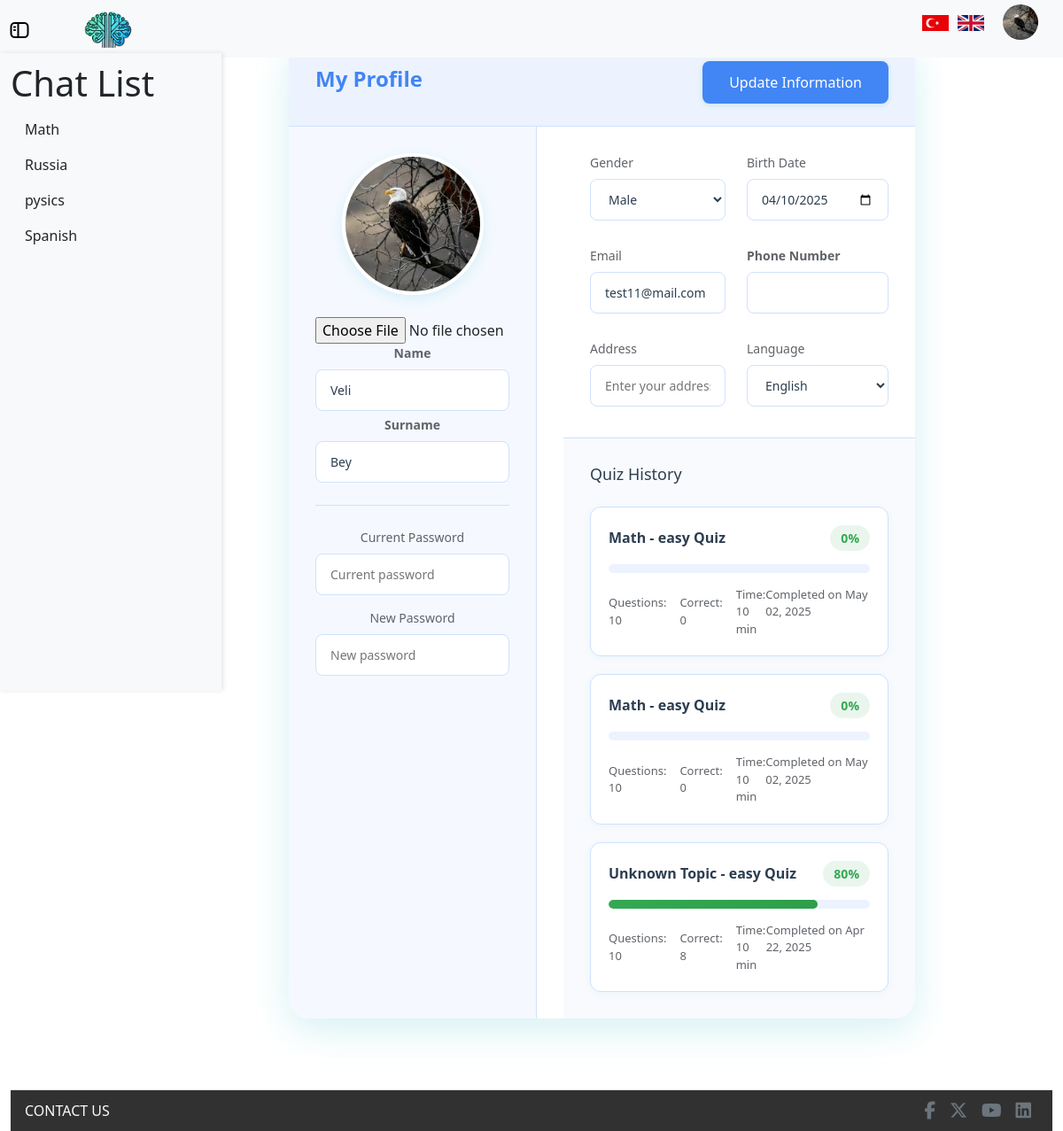
The app's page /profile (signed in) with its own data.
### models/information.py (models this page shows)
class Information(db.Model):
    id = db.Column(db.Integer, primary_key=True, autoincrement=True)
    user_id = db.Column(db.Integer, db.ForeignKey('user.id'), nullable=False)
    name = db.Column(db.String(50))
    surname = db.Column(db.String(50))
    telephone_number = db.Column(db.String(15))
    birth_date = db.Column(db.Date)
    gender = db.Column(db.String(10))
    address = db.Column(db.String(255))
    language = db.Column(db.String(20))
    profile_image = db.Column(db.String(200), nullable=True)

### models/chat_history.py (models this page shows)
class ChatHistory(db.Model):
    id = db.Column(db.Integer, primary_key=True)
    user_id = db.Column(db.Integer, db.ForeignKey('user.id'), nullable=False)
    topic = db.Column(db.String(100), nullable=False)
    chats = db.Column(MutableList.as_mutable(db.JSON), nullable=True)
    difficulty = db.Column(db.String(100), nullable=False, default="easy")
    timestamp = db.Column(db.DateTime, nullable=False, default=db.func.current_timestamp())
    realchat_count = db.Column(db.Integer, nullable=False, default=0)
    extrachat = db.Column(db.Integer, nullable=False, default=0)
    is_sumbitted = db.Column(db.Boolean, nullable=False, default=False)
    is_quizstarted = db.Column(db.Boolean, nullable=False, default=False)

### models/user.py (models this page shows)
class User(UserMixin, db.Model):
    id = db.Column(db.Integer, primary_key=True, autoincrement=True)
    email = db.Column(db.String(120), unique=True, nullable=False)
    password = db.Column(db.Text, nullable=False)
    information = db.relationship('Information', backref='user', lazy=True)
    chats = db.relationship('ChatHistory', backref='user', lazy=True)
    currentChatID = db.Column(db.Integer, nullable=True)

### models/quiz_result.py (models this page shows)
class QuizResult(db.Model):
    id = db.Column(db.Integer, primary_key=True)
    quiz_id = db.Column(db.Integer, db.ForeignKey('quiz.id'), nullable=False)
    score = db.Column(db.Integer, nullable=False)
    point = db.Column(db.Integer)
    passed = db.Column(db.Boolean)
    userAnswers = db.Column(MutableList.as_mutable(db.JSON))
    correctAnswers = db.Column(MutableList.as_mutable(db.JSON))
    timestamp = db.Column(db.DateTime, default=datetime.utcnow)

### models/quiz.py (models this page shows)
class Quiz(db.Model):
    id = db.Column(db.Integer, primary_key=True, autoincrement=True)
    user_id = db.Column(db.Integer, db.ForeignKey('user.id'), nullable=False)
    chat_id = db.Column(db.Integer, db.ForeignKey('chat_history.id'), nullable=False)
    difficulty = db.Column(db.String(100), nullable=False, default="easy")
    timestamp = db.Column(db.DateTime, nullable=False, default=db.func.current_timestamp())
    questions = db.relationship('QuizQuestion', backref='quiz', lazy=True, cascade="all, delete-orphan")

### routes/profile_routes.py (the view)
@profile_bp.route("/profile")
@login_required
def profile_page():
    user_chats = ChatHistory.query.filter_by(user_id=current_user.id).all()
    current_user.currentChatID = None
    db.session.commit()
    user_information = Information.query.filter_by(user_id=current_user.id).first()
    quizzes = (
        db.session.query(Quiz, QuizResult)
        .join(QuizResult, Quiz.id == QuizResult.quiz_id)
        .filter(Quiz.user_id == current_user.id)
        .order_by(QuizResult.timestamp.desc())
        .all()
    )
    result_list = []
    for quiz, result in quizzes:
        current_chat = ChatHistory.query.filter_by(id=quiz.chat_id).first()
        topic = current_chat.topic if current_chat else "Unknown Topic"
        difficulty = getattr(quiz, 'difficulty', 'Normal')
        result_list.append({
            "difficulty": difficulty,
            "title": f"{topic} - {difficulty} Quiz",
            "score": result.score,
            "correct": result.point,
            "total": 10,
            "time": 10,
            "date": result.timestamp.strftime("%b %d, %Y")
        })
    return render_template("profile.html", info=user_information, user_chats=user_chats, quiz_results=result_list)

### templates/profile.html (shortened to what this page needs)
{% extends "layouts/profile_layout.html" %} {% block title %} Profile Page {% endblock title %}
{% block content %}
    <div class="container">
        <form method="POST" action="{{ url_for('profile_routes.update_information') }}" enctype="multipart/form-data">
            <div class="header">
                <h1>{{ _('My Profile') }}</h1>
                <button type="submit" class="save-btn" id="saveProfile">{{ _('Update Information') }}</button>
            </div>
            <div class="profile-section">
                <div class="profile-image">
                    <img src="{{ url_for('static', filename=info.profile_image or 'images/user.png') }}" alt="Profile Picture">
                    <input type="file" name="profile_image"/>
                    <div class="form-group">
                        <label for="name" class="form-label"><strong>{{ _('Name') }}</strong></label>
                        <input type="text" class="form-control" id="name" name="name" value="{{ info.name if info else '' }}" />
                    </div>
                    <div class="form-group">
                        <label for="surname" class="form-label"><strong>{{ _('Surname') }}</strong></label>
                        <input type="text" class="form-control" id="surname" name="surname" value="{{ info.surname if info else '' }}" />
                    </div>
                    <div class="form-group password-group">
                        <label>{{ _('Current Password') }}</label>
                        <input type="password" placeholder="Current password" readonly>
                        <label>{{ _('New Password') }}</label>
                        <input type="password" placeholder="New password" disabled>
                    </div>
                </div>
                <div class="form-content">
                    <div class="form-grid">
                        <div class="form-group">
                            <label>{{ _('Gender') }}</label>
                            <select name="gender">
                                <option value="Male" {% if info and info.gender == 'Male' %}selected{% endif %}>Male</option>
                            </select>
                        </div>
                        <div class="form-group">
                            <label for="birth_date">{{ _('Birth Date') }}</label>
                            <input type="date" name="birth_date" value="{{ info.birth_date if info else '' }}">
                        </div>
                        <div class="form-group">
                            <label>{{ _('Email') }}</label>
                            <input type="email" value="{{ current_user.email }}" readonly>
                        </div>
                        <div class="form-group">
                            <label for="telephone_number" class="form-label"><strong>{{ _('Phone Number') }}</strong></label>
                            <input type="text" class="form-control" id="telephone_number" name="telephone_number" value="{{ info.telephone_number if info else '' }}" />
                        </div>
                        <div class="form-group">
                            <label for="address">{{ _('Address') }}</label>
                            <input type="text" id="address" name="address" placeholder="Enter your address" value="{{ info.address if info else '' }}">
                        </div>
                        <div class="form-group">
                            <label>{{ _('Language') }}</label>
                            <select name="language">
                                <option value="English" {% if info and info.language == 'English' %}selected{% endif %}>English</option>
                            </select>
                        </div>
                    </div>
                    <div class="quiz-history">
                        <h3>
                            {{ _(' Quiz History') }}
                        </h3>
                        <div class="quiz-list">
                            {% for quiz in quiz_results %}
                            <div class="quiz-item">
                                <div class="quiz-header">
                                    <h4 class="quiz-title">{{ quiz.title }}</h4>
                                    <span class="quiz-score score-{{ 'high' if quiz.difficulty == 'easy' else 'medium' if quiz.difficulty == 'medium' else 'low' }}">{{ quiz.score }}%</span>
                                </div>
                                <div class="quiz-progress-bar">
                                    <div class="quiz-progress progress-{{ 'high' if quiz.difficulty == 'easy' else 'medium' if quiz.difficulty == 'medium' else 'low' }}" style="width: {{ quiz.correct * 10 }}%"></div>
                                </div>
                                <div class="quiz-details">
                                    <div class="quiz-info">
                                        <span>{{ _('Questions: ') }} {{ quiz.total }}</span>
                                        <span>{{ _('Correct: ') }} {{ quiz.correct }}</span>
                                        <span>{{ _('Time: ') }} {{ quiz.time }} min</span>
                                    </div>
                                    <div class="quiz-date">{{ _('Completed on ') }} {{ quiz.date }}</div>
                                </div>
                            </div>
                            {% endfor %}
                        </div>
                    </div>
                </div>
            </div>
        </form>
    </div>
    {% endblock content %}

### templates/layouts/profile_layout.html (shortened to what this page needs)
<!doctype html>
<html lang="en">
<head>
    <link rel="stylesheet" href="https://cdnjs.cloudflare.com/ajax/libs/font-awesome/6.5.1/css/all.min.css">
    <link href="https://cdn.jsdelivr.net/npm/bootstrap@5.3.3/dist/css/bootstrap.min.css" rel="stylesheet" />
    <link href="{{ url_for('static', filename='css/style.css') }}" rel="stylesheet" />
    <link href="{{ url_for('static', filename='css/profile.css') }}" rel="stylesheet" />
</head>
<body>
    <nav class="navbar navbar-expand-lg navbar-light d-flex bg-light">
        <div class="container-fluid">
            {% if current_user.is_authenticated %}
            <a class="navbar-brand" id="toggle-sidebar"></a>
            <a class="navbar-brand" id="toggle-logo" href="{{ url_for('home_routes.home_page') }}"><img src="{{ url_for('static', filename='images/logo.jpg') }}" class="logo"/></a>
            <div class="navbar-nav ms-auto d-flex align-items-center" id="navbarNav">
                <ul class="navbar-brand d-flex align-items-center">
                    <li class="nav-item d-flex" id="change_language">
                        <a href="{{ url_for('language_routes.change_language', lang_code='tr') }}">
                            <img src="{{ url_for('static', filename='images/Türkçe.jpg') }}" alt="Türkçe" class="language-flag" />
                        </a>
                        <a href="{{ url_for('language_routes.change_language', lang_code='en') }}">
                            <img src="{{ url_for('static', filename='images/English.png') }}" alt="English" class="language-flag" />
                        </a>
                    </li>
                    <li class="nav-item ms-3">
                        <img src="{{ url_for('static', filename=info.profile_image or 'images/user.png') }}" class="rounded-circle"
                            id="userDropdown" role="button" data-bs-toggle="dropdown" aria-expanded="false" />
                    </li>
                </ul>
            </div>
            {% endif %}
        </div>
    </nav>
    <div class="container-fluid">
        <div class="row">
            {% if current_user.is_authenticated %}
            <div id="sidebar" class="col-md-3 col-lg-2 d-md-block bg-light sidebar d-flex flex-column pb-5">
                <h1>Chat List</h1>
                <ul class="nav flex-column position-sticky">
                    {% if user_chats %}
                    {% for chat in user_chats %}
                    <li class="nav-item">
                        <a class="nav-link text-dark" href="{{ url_for('chat_routes.chatl', id=chat.id) }}">
                            <span>{{ chat.topic }}</span>
                        </a>
                    </li>
                    {% endfor %}
                    {% else %}
                    <li class="nav-item">
                        <span class="text-muted">{{ _('No chat history available.') }}</span>
                    </li>
                    {% endif %}
                </ul>
            </div>
            {% endif %}
            <main class="col-md-9 ms-sm-auto col-lg-10 px-md-4 d-flex justify-content-center mt-4">
                {% block content %}{% endblock content %}
            </main>
        </div>
        <footer class="d-flex flex-column flex-md-row justify-content-between align-items-center border-top px-3 py-2">
        <span class="contact-us-text text-light text-center mb-2 mb-md-0">{{ _('CONTACT US') }}</span>
        <ul class="d-flex align-items-center justify-content-center list-unstyled mb-0">
            <li><a href="#" class="mx-2 fs-5 text-secondary"><i
                        class="footer-contact-us-icons fa-brands fa-facebook-f"></i></a></li>
            <li><a href="#" class="mx-2 fs-5 text-secondary"><i
                        class="footer-contact-us-icons fa-brands fa-x-twitter"></i></a></li>
            <li><a href="#" class="mx-2 fs-5 text-secondary"><i class="footer-contact-us-icons fab fa-youtube"></i></a>
            </li>
            <li><a href="#" class="mx-2 fs-5 text-secondary"><i class="footer-contact-us-icons fab fa-linkedin"></i></a>
            </li>
        </ul>
    </footer>
    </div>
</body>
</html>

### records on screen
Information: profile_image (picture), name "Veli", surname "Bey", gender "Male", birth_date "04/10/2025", language "English"
ChatHistory: topic "Math"
ChatHistory: topic "Russia"
ChatHistory: topic "pysics"
ChatHistory: topic "Spanish"
User: email "test11@mail.com"
QuizResult: title "Math - easy Quiz", score "0", total "10", correct "0", time "10", date "May 02, 2025"
QuizResult: title "Unknown Topic - easy Quiz", score "80", total "10", correct "8", time "10", date "Apr 22, 2025"
